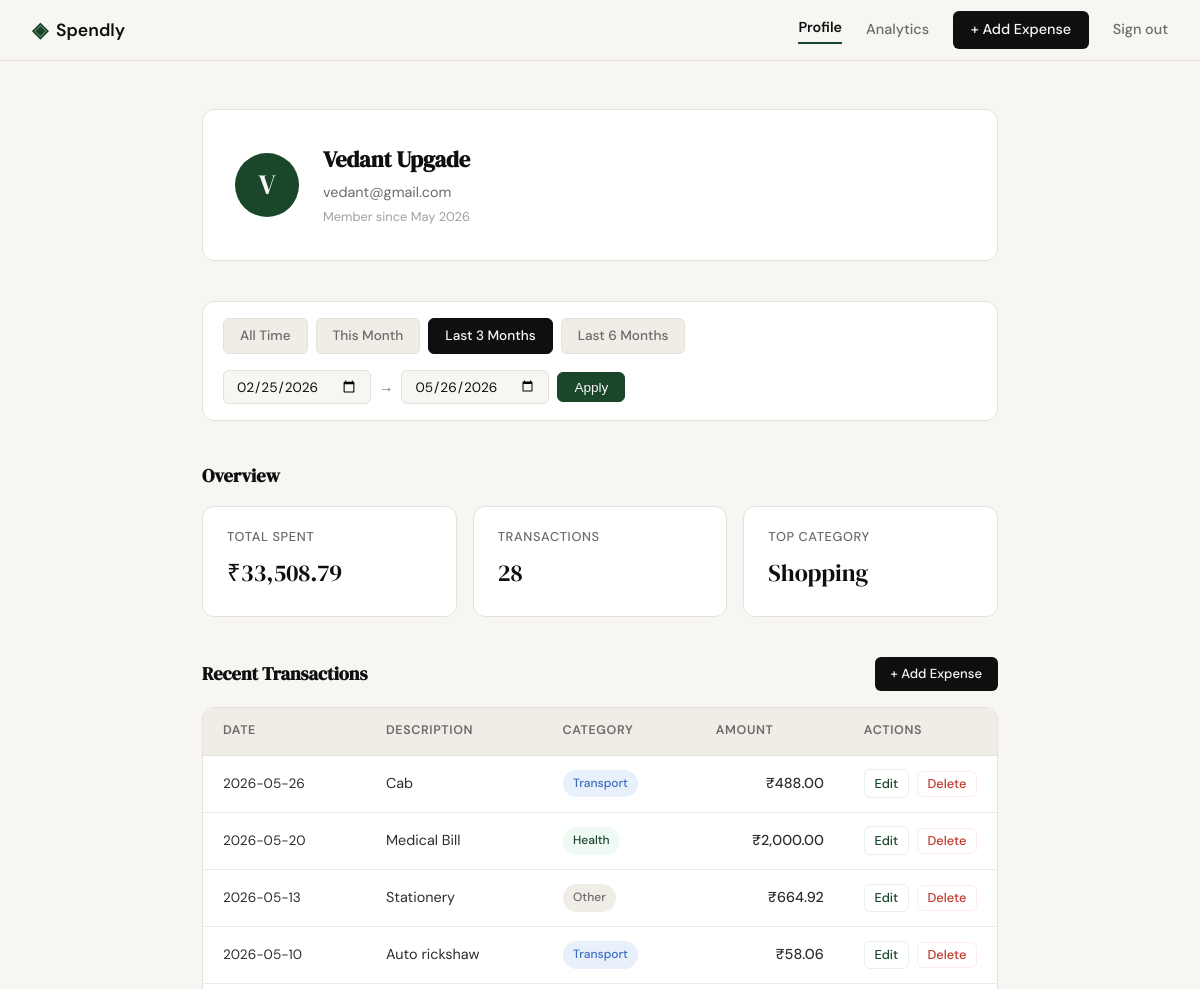
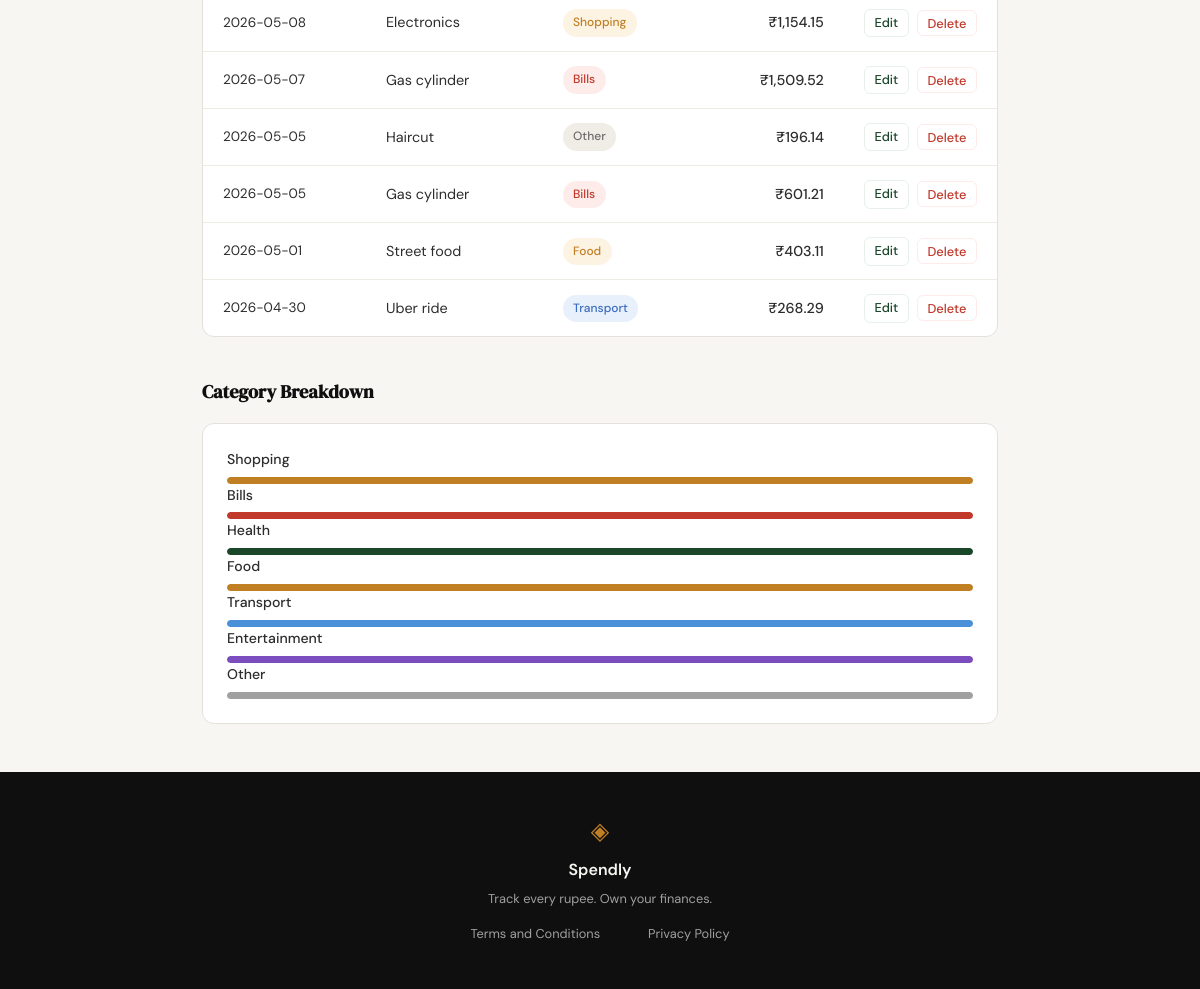
The page /profile?date_from=2026-02-25&date_to=2026-05-26 (signed in) on the database its author committed (2 pictures, top to bottom).
### tables this page shows
CREATE TABLE users (
            id            INTEGER PRIMARY KEY AUTOINCREMENT,
            name          TEXT    NOT NULL,
            email         TEXT    NOT NULL UNIQUE,
            password_hash TEXT    NOT NULL,
            created_at    TEXT    DEFAULT (datetime('now'))
        );

CREATE TABLE expenses (
            id          INTEGER PRIMARY KEY AUTOINCREMENT,
            user_id     INTEGER NOT NULL REFERENCES users(id),
            amount      REAL    NOT NULL,
            category    TEXT    NOT NULL,
            date        TEXT    NOT NULL,
            description TEXT,
            created_at  TEXT    DEFAULT (datetime('now'))
        );

### app.py (the view)
@app.route("/profile")
def profile():
    if not session.get("user_id"):
        return redirect(url_for("login"))
    user = get_user_by_id(session["user_id"])
    if user is None:
        session.clear()
        return redirect(url_for("login"))
    def parse_date(value):
        try:
            datetime.strptime(value, "%Y-%m-%d")
            return value
        except (ValueError, TypeError):
            return None
    date_from = parse_date(request.args.get("date_from", ""))
    date_to   = parse_date(request.args.get("date_to", ""))
    if date_from and date_to and date_from > date_to:
        flash("Start date must be before end date.")
        date_from = date_to = None
    today      = date.today()
    first_of_month = today.replace(day=1)
    presets = {
        "this_month":   (first_of_month.strftime("%Y-%m-%d"),
                         today.strftime("%Y-%m-%d")),
        "last_3_months":(( today - timedelta(days=90)).strftime("%Y-%m-%d"),
                         today.strftime("%Y-%m-%d")),
        "last_6_months":(( today - timedelta(days=180)).strftime("%Y-%m-%d"),
                         today.strftime("%Y-%m-%d")),
        "all_time":     (None, None),
    }
    active_preset = "all_time"
    if date_from and date_to:
        active_preset = "custom"
        for key, (pf, pt) in presets.items():
            if key != "all_time" and date_from == pf and date_to == pt:
                active_preset = key
                break
    uid          = session["user_id"]
    stats        = get_summary_stats(uid, date_from, date_to)
    transactions = get_recent_transactions(uid, limit=10,
                                           date_from=date_from,
                                           date_to=date_to)
    categories   = get_category_breakdown(uid, date_from, date_to)
    return render_template("profile.html",
        user          = user,
        stats         = stats,
        transactions  = transactions,
        categories    = categories,
        date_from     = date_from or "",
        date_to       = date_to   or "",
        presets       = presets,
        active_preset = active_preset,
    )

### database/db.py (called while the page is built)
def get_db():
    conn = sqlite3.connect(DB_PATH)
    conn.row_factory = sqlite3.Row
    conn.execute("PRAGMA foreign_keys = ON")
    return conn

### database/queries.py (called while the page is built)
def get_user_by_id(user_id):
    conn = get_db()
    row = conn.execute(
        "SELECT name, email, created_at FROM users WHERE id = ?",
        (user_id,)
    ).fetchone()
    conn.close()
    if row is None:
        return None
    try:
        dt           = datetime.strptime(row["created_at"][:10], "%Y-%m-%d")
        member_since = dt.strftime("%B %Y")
    except (ValueError, TypeError):
        member_since = "Unknown"
    return {
        "name":         row["name"],
        "email":        row["email"],
        "member_since": member_since,
    }

def get_recent_transactions(user_id, limit=10, date_from=None, date_to=None):
    conn   = get_db()
    params = [user_id]
    where  = "WHERE user_id = ?"
    if date_from and date_to:
        where  += " AND date BETWEEN ? AND ?"
        params += [date_from, date_to]
    params.append(limit)
    rows = conn.execute(
        f"""
        SELECT id, date, description, category, amount
        FROM expenses {where}
        ORDER BY date DESC, created_at DESC
        LIMIT ?
        """,
        params
    ).fetchall()
    conn.close()
    return [
        {
            "id":          row["id"],
            "date":        row["date"],
            "description": row["description"] or "—",
            "category":    row["category"],
            "amount":      f"₹{row['amount']:,.2f}",
        }
        for row in rows
    ]

### templates/profile.html (shortened to what this page needs)
{% extends "base.html" %}
{% block content %}
<div class="profile-page">
    <section class="profile-header">
        <div class="profile-card">
            <div class="profile-avatar">
                {{ user.name[0] | upper }}
            </div>
            <div class="profile-info">
                <h1 class="profile-name">{{ user.name }}</h1>
                <p class="profile-email">{{ user.email }}</p>
                <p class="profile-since">Member since {{ user.member_since }}</p>
            </div>
        </div>
    </section>
    <section class="profile-section">
        <div class="filter-bar">
            <div class="filter-presets">
                <a href="{{ url_for('profile') }}"
                   class="filter-btn {% if active_preset == 'all_time' %}active{% endif %}">
                    All Time
                </a>
                <a href="{{ url_for('profile', date_from=presets.this_month[0], date_to=presets.this_month[1]) }}"
                   class="filter-btn {% if active_preset == 'this_month' %}active{% endif %}">
                    This Month
                </a>
                <a href="{{ url_for('profile', date_from=presets.last_3_months[0], date_to=presets.last_3_months[1]) }}"
                   class="filter-btn {% if active_preset == 'last_3_months' %}active{% endif %}">
                    Last 3 Months
                </a>
                <a href="{{ url_for('profile', date_from=presets.last_6_months[0], date_to=presets.last_6_months[1]) }}"
                   class="filter-btn {% if active_preset == 'last_6_months' %}active{% endif %}">
                    Last 6 Months
                </a>
            </div>
            <form class="filter-custom" method="GET"
                  action="{{ url_for('profile') }}">
                <input type="date" name="date_from"
                       class="form-input filter-date"
                       value="{{ date_from }}"
                       placeholder="From">
                <span class="filter-sep">→</span>
                <input type="date" name="date_to"
                       class="form-input filter-date"
                       value="{{ date_to }}"
                       placeholder="To">
                <button type="submit" class="filter-btn filter-apply">
                    Apply
                </button>
            </form>
        </div>
    </section>
    <section class="profile-section">
        <h2 class="section-title">Overview</h2>
        <div class="stats-row">
            <div class="stat-card">
                <p class="stat-label">Total Spent</p>
                <p class="stat-value">{{ stats.total_spent }}</p>
            </div>
            <div class="stat-card">
                <p class="stat-label">Transactions</p>
                <p class="stat-value">{{ stats.transaction_count }}</p>
            </div>
            <div class="stat-card">
                <p class="stat-label">Top Category</p>
                <p class="stat-value">{{ stats.top_category }}</p>
            </div>
        </div>
    </section>
    <section class="profile-section">
        <div class="section-header">
            <h2 class="section-title">Recent Transactions</h2>
            <a href="{{ url_for('add_expense') }}" class="btn-primary btn-sm">
                + Add Expense
            </a>
        </div>
        <div class="tx-table-wrapper">
            <table class="tx-table">
                <thead>
                    <tr>
                        <th>Date</th>
                        <th>Description</th>
                        <th>Category</th>
                        <th class="tx-amount-col">Amount</th>
                        <th class="tx-actions-col">Actions</th>
                    </tr>
                </thead>
                <tbody>
                    {% for tx in transactions %}
                    <tr>
                        <td class="tx-date">{{ tx.date }}</td>
                        <td class="tx-desc">{{ tx.description }}</td>
                        <td>
                            <span class="category-badge category-{{ tx.category | lower }}">
                                {{ tx.category }}
                            </span>
                        </td>
                        <td class="tx-amount">{{ tx.amount }}</td>
                        <td class="tx-actions">
                            <div class="tx-action-group">
                                <a href="{{ url_for('edit_expense', id=tx.id) }}"
                                   class="tx-edit-link">Edit</a>
                                <form method="POST"
                                      action="{{ url_for('delete_expense_route', id=tx.id) }}"
                                      style="display:inline"
                                      onsubmit="return confirm('Delete this expense?')">
                                    <button type="submit" class="btn-delete">Delete</button>
                                </form>
                            </div>
                        </td>
                    </tr>
                    {% endfor %}
                </tbody>
            </table>
        </div>
    </section>
    <section class="profile-section">
        <h2 class="section-title">Category Breakdown</h2>
        <div class="category-breakdown">
            {% for cat in categories %}
            <div class="breakdown-row">
                <div class="breakdown-meta">
                    <span class="breakdown-name">{{ cat.name }}</span>
                </div>
                <div class="breakdown-bar-track">
                   <div class="breakdown-bar-fill category-fill-{{ cat.name | lower }}"
                     data-width="{{ cat.percentage }}">
                </div>
            </div>
            {% endfor %}
        </div>
    </section>
</div>
{% endblock %}

### rows shown on the page
users: name "V", name "Vedant Upgade", email "vedant@gmail.com"
expenses: date "2026-05-26", description "Cab", category "Transport", amount "₹488.00"
expenses: date "2026-05-20", description "Medical Bill", category "Health", amount "₹2,000.00"
expenses: date "2026-05-13", description "Stationery", category "Other", amount "₹664.92"
expenses: date "2026-05-10", description "Auto rickshaw", category "Transport", amount "₹58.06"
expenses: date "2026-05-08", description "Electronics", category "Shopping", amount "₹1,154.15"
expenses: date "2026-05-07", description "Gas cylinder", category "Bills", amount "₹1,509.52"
expenses: date "2026-05-05", description "Haircut", category "Other", amount "₹196.14"
expenses: date "2026-05-05", description "Gas cylinder", category "Bills", amount "₹601.21"
expenses: date "2026-05-01", description "Street food", category "Food", amount "₹403.11"
expenses: date "2026-04-30", description "Uber ride", category "Transport", amount "₹268.29"

### other values the page prints
{{ user.member_since }} "May 2026"
{{ stats.total_spent }} "₹33,508.79"
{{ stats.transaction_count }} "28"
{{ stats.top_category }} "Shopping"
{{ cat.name }} "Shopping" "Bills" "Health" "Food" "Transport" "Entertainment" "Other"
